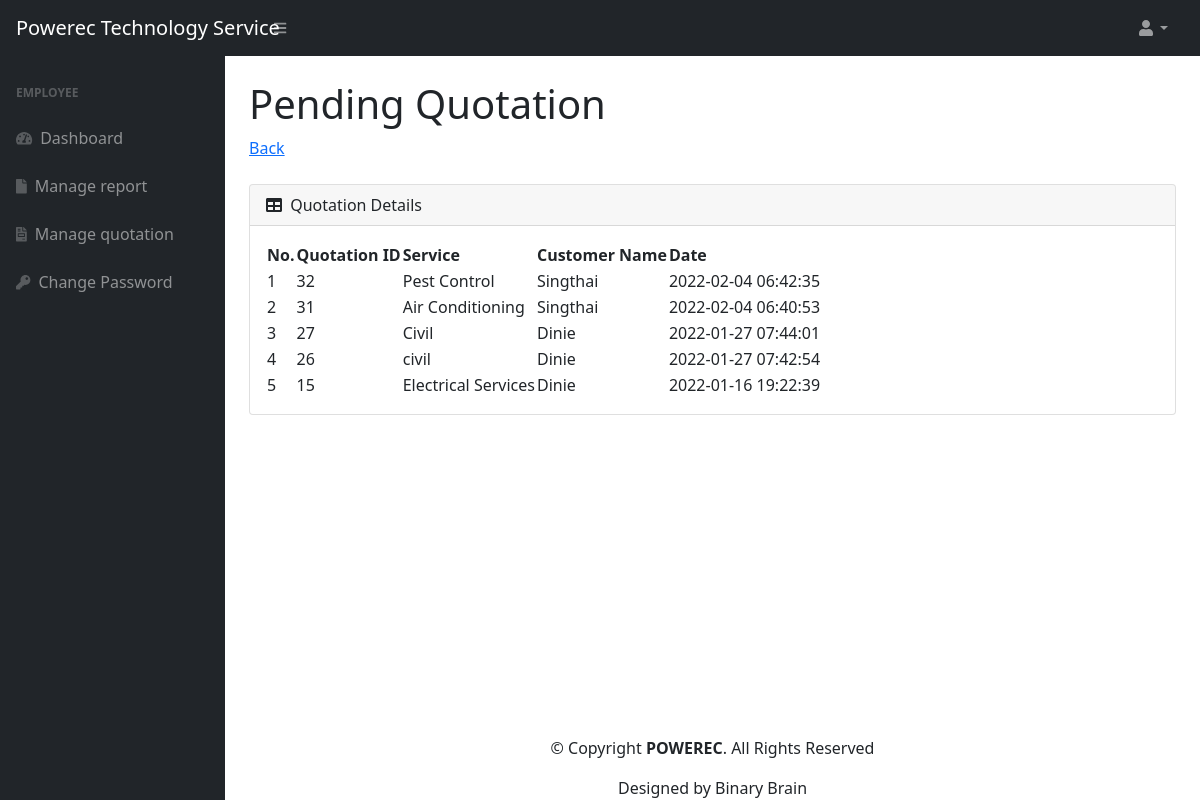
Screenshot of /manage-report2.php (signed in) with the database file from the repository.
### tables this page shows
CREATE TABLE `quotation` (
  `qid` int(11) NOT NULL,
  `service` text DEFAULT NULL,
  `status` varchar(10) DEFAULT 'Pending',
  `date` timestamp NOT NULL DEFAULT current_timestamp(),
  `q_addr` text NOT NULL,
  `uid` int(11) NOT NULL
);

CREATE TABLE `users` (
  `id` int(11) NOT NULL,
  `u_name` varchar(255) DEFAULT NULL,
  `u_email` varchar(255) DEFAULT NULL,
  `u_password` varchar(300) DEFAULT NULL,
  `u_contactno` varchar(11) DEFAULT NULL,
  `u_address` varchar(255) DEFAULT NULL,
  `user_type` int(2) NOT NULL DEFAULT 1,
  `u_posting_date` timestamp NOT NULL DEFAULT current_timestamp()
);

### manage-report2.php (the view, shortened to what this page needs)
<?php session_start();
include_once('includes/config.php');
?>
<?php
$sql = "SELECT * FROM quotation
        LEFT JOIN users ON quotation.uid = users.id
        WHERE status = 'Pending'
        ORDER BY date DESC" ;
$result = mysqli_query($con, $sql);
?>
<!DOCTYPE html>
<html lang="en">
    <head>
        <link href="https://cdn.jsdelivr.net/npm/simple-datatables@latest/dist/style.css" rel="stylesheet" />
        <link href="css/styles.css" rel="stylesheet" />
    </head>
    <body class="sb-nav-fixed">
      <?php include_once('includes/navbar.php');?>
        <div id="layoutSidenav">
          <?php include_once('includes/e_sidebar.php');?>
            <div id="layoutSidenav_content">
                <main>
                <div class="container-fluid px-4">
                    <h1 class="mt-4">Pending Quotation</h1>
                        <ol class="breadcrumb mb-4">
                            <li class="breadcrumb-item"><a href="manage-report.php">Back</a></li>
                        </ol>
                <div class="card mb-4">
                            <div class="card-header">
                                <i class="fas fa-table me-1"></i>
                                Quotation Details
                            </div>
                            <div class="card-body">
                                <table id="datatablesSimple">
                                    <thead>
                                        <tr>
                                           <th class="border-top-0">No.</th>
                                            <th class="border-top-0">Quotation ID</th>
                                            <th class="border-top-0">Service</th>
                                            <th class="border-top-0">Customer Name</th>
                                            <th class="border-top-0">Date </th>
                                        </tr>
                                    </thead>
                                    <tbody>
                                            <?php
                                                $i = 1;
                                                if(mysqli_num_rows($result)>0){
                                                while ($row = mysqli_fetch_array($result)){
                                                    echo "<tr>";
                                                    echo "<td> ".$i++."</td>";
                                                    echo "<td> ".$row['qid']."</td>";
                                                    echo "<td> ".$row['service']."</td>";
                                                    echo "<td> ".$row['u_name']."</td>";
                                                    echo "<td> ".$row['date']."</td>";
                                                    echo "</tr>";
                                                }
                                                }
                                                else{
                                                    echo "<tr>";
                                                    echo "<td>No Quotation found...</td>";
                                                    echo "</tr>";
                                                }
                                            ?>
                                        </tbody>
                                </table>
                            </div>
                </div>
            </main>
<?php include 'footer.php';?>
    </body>
</html>

### rows the page displays
quotation: qid "32", service "Pest Control", uid.u_name "Singthai", date "2022-02-04 06:42:35"
quotation: qid "31", service "Air Conditioning", uid.u_name "Singthai", date "2022-02-04 06:40:53"
quotation: qid "27", service "Civil", uid.u_name "Dinie", date "2022-01-27 07:44:01"
quotation: qid "26", service "civil", uid.u_name "Dinie", date "2022-01-27 07:42:54"
quotation: qid "15", service "Electrical Services", uid.u_name "Dinie", date "2022-01-16 19:22:39"
